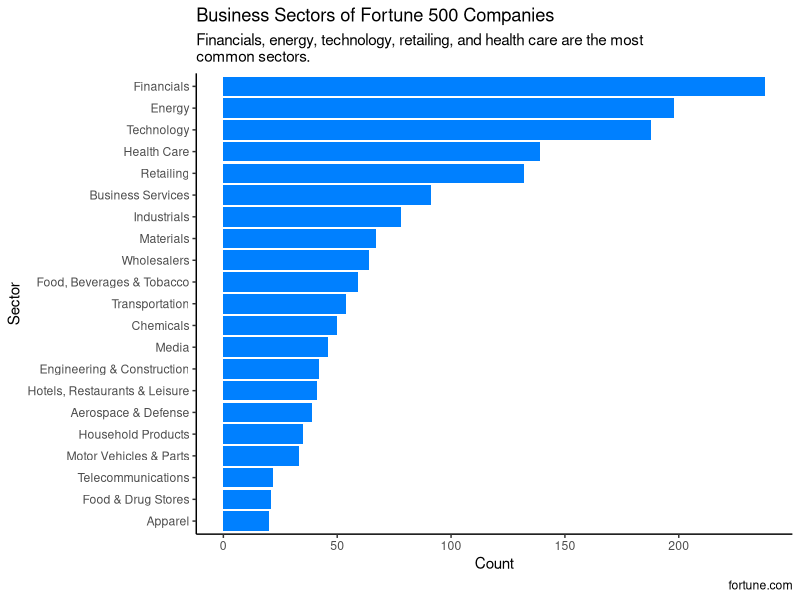
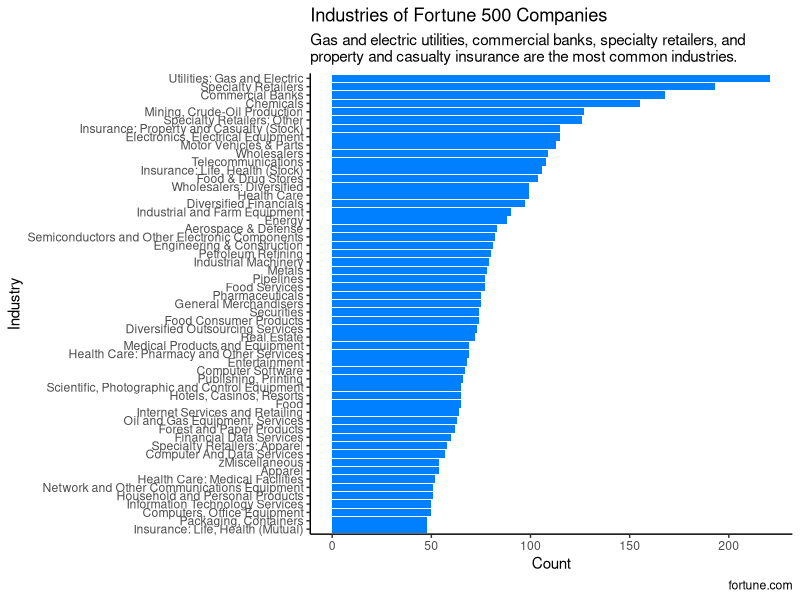

The R script that drew these images, in order:
## ---- chunk 1
#| message: false
#| warning: false
library(tidyverse)
library(readr)
library(forcats)
## ---- chunk 2
fortune <- read_csv('data/Cleaned Data.csv', show_col_types = FALSE) |>
  select(rank, name, sector, industry)
## ---- chunk 3
business_sect <- fortune |>
  select(name, sector) |>
  unique() |>
  select(sector) |>
  drop_na() |>
  count(sector) |>
  mutate(sector = fct_reorder(sector, n, .desc = FALSE))
## ---- chunk 4
business_ind <- fortune |>
  select(name, industry) |>
  unique() |>
  select(industry) |>
  drop_na() |>
  count(industry) |>
  filter(n > 45) |>
  mutate(industry = fct_reorder(industry, n, .desc = FALSE))
## ---- chunk 5
business_sect |>
  ggplot(aes(x = sector, y = n)) +
  geom_bar(stat = 'identity', fill = '#0080ff') +
  theme(axis.text.y = element_text(angle = 0)) +
  labs(title = "Business Sectors of Fortune 500 Companies",
       subtitle = "Financials, energy, technology, retailing, and health care are the most\ncommon sectors.",
       x = 'Sector',
       y = 'Count',
       caption = 'fortune.com') +
  coord_flip() +
  theme_classic()
## ---- chunk 6
business_ind |>
  ggplot(aes(x = industry, y = n)) +
  geom_bar(stat = 'identity', fill = '#0080ff') +
  theme(axis.text.y = element_text(angle = 0)) +
  labs(title = "Industries of Fortune 500 Companies",
       subtitle = "Gas and electric utilities, commercial banks, specialty retailers, and\nproperty and casualty insurance are the most common industries.",
       x = 'Industry',
       y = 'Count',
       caption = 'fortune.com') +
  coord_flip() +
  theme_classic()
